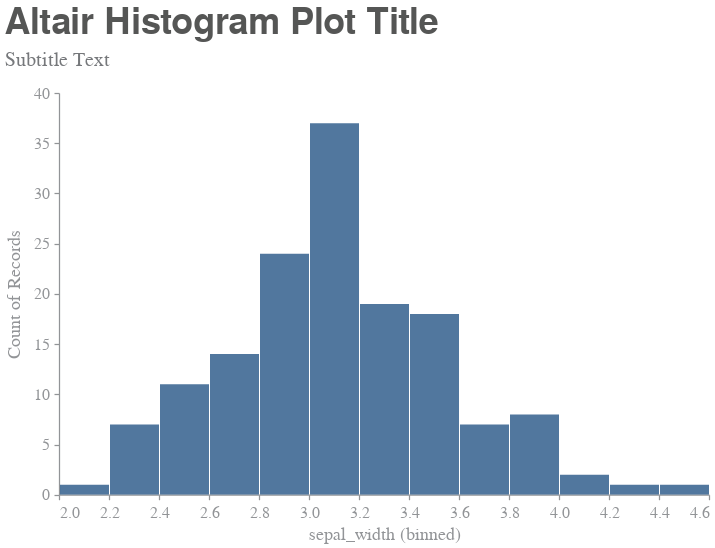

The cell this chart's notebook holds for it:
### Code cell
# histograms
chart = alt.Chart(df_iris).mark_bar(
).encode(
    x=alt.X("sepal_width:Q", bin=alt.Bin(maxbins=20)),
    y='count()',
    opacity=alt.value(0.75)
).properties(
    title={"text" : "Altair Histogram Plot Title",  
           "subtitle" : "Subtitle Text"},
    width=width, height=height,
).interactive()
# display
chart.display()

### Figure 1 — Vega-Lite specification as saved in the notebook (floating-point values rounded to 4 significant figures; data arrays with more than 128 entries replaced by an {"elided": "..."} marker saying what was removed)
{"background": "white", "config": {"axis": {"grid": false, "domainColor": "#929497", "domainWidth": 1.25, "tickColor": "#929497", "tickSize": 5, "tickWidth": 1.25, "tickCount": 6, "titleFont": "Helvetica Neue", "titleColor": "#929497", "titleFontSize": 18, "titleFontWeight": 400, "titlePadding": 5, "labelFont": "Helvetica Neue", "labelColor": "#929497", "labelFontSize": 16, "labelFontWeight": 400, "labelPadding": 5}, "axisX": {"titlePadding": 5}, "axisY": {"titlePadding": 10}, "title": {"font": "Helvetica Neue", "color": "#555655", "fontSize": 36, "fontWeight": 600, "subtitleFont": "Helvetica Neue", "subtitleColor": "#76787B", "subtitleFontSize": 20, "subtitleFontWeight": 400, "subtitlePadding": 8, "anchor": "start", "offset": 14}, "legend": {"titleFont": "Helvetica Neue", "titleColor": "#929497", "titleFontSize": 16, "titleFontWeight": 600, "titlePadding": 5, "labelFont": "Helvetica Neue", "labelColor": "#929497", "labelFontSize": 16, "labelFontWeight": 400, "offset": 20, "padding": 5}, "header": {"titleFont": "Helvetica Neue", "titleColor": "#929497", "titleFontSize": 18, "titleFontWeight": 400, "labelFont": "Helvetica Neue", "labelColor": "#929497", "labelFontSize": 16, "labelFontWeight": 400}, "range": {"category": ["#174A7E", "#0C8040", "#C3514E", "#F79747", "#663399"], "diverging": ["#76787B", "#828282", "#929497", "#A6A6A5", "#BFBEBE"]}, "view": {"stroke": "transparent"}, "circle": {"color": "#174A7E", "size": 100}, "point": {"filled": true}, "bar": {"color": "#174A7E"}, "line": {"color": "#174A7E"}, "text": {"font": "Helvetica Neue", "fontSize": 18, "color": "#76787B"}, "rule": {"size": 1.25, "color": "#929497"}, "area": {"fill": "#174A7E"}}, "data": {"name": "data-a4bd480ea976f54878a155ce12ba18ce"}, "mark": "bar", "encoding": {"opacity": {"value": 0.75}, "x": {"type": "quantitative", "bin": {"maxbins": 20}, "field": "sepal_width"}, "y": {"type": "quantitative", "aggregate": "count"}}, "height": 401.7, "selection": {"selector001": {"type": "interval", "bind": "scales", "encodings": ["x", "y"]}}, "title": {"text": "Altair Histogram Plot Title", "subtitle": "Subtitle Text"}, "width": 650, "$schema": "https://vega.github.io/schema/vega-lite/v4.8.1.json", "datasets": {"data-a4bd480ea976f54878a155ce12ba18ce": {"elided": "150 records"}}}
